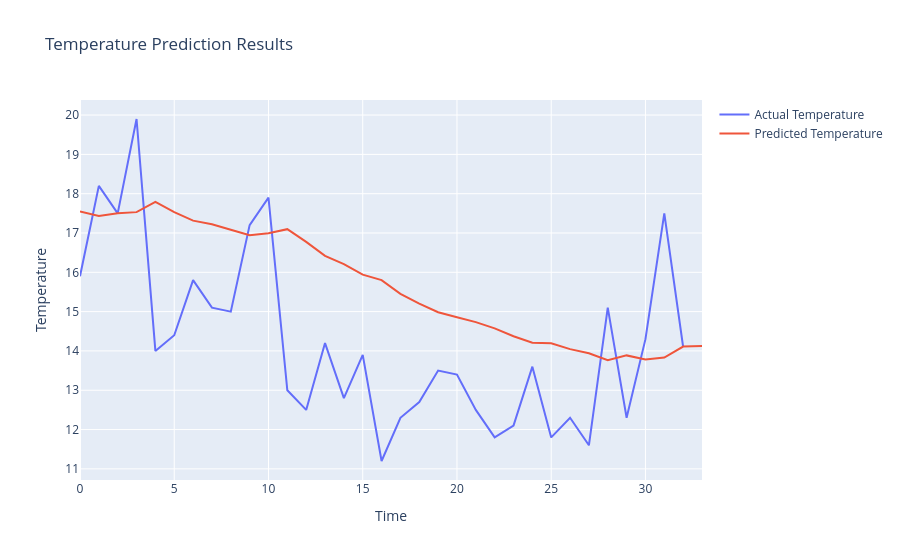

Write notebook code for a chart like this one.
### Markdown cell above
#### 5.4. 결과 시각화 및 분석

학습된 모델로 테스트 데이터에 대한 예측을 수행하고, 실제 값과 예측 값을 함께 그래프로 그려 성능을 확인합니다.

### Code cell
import plotly.graph_objects as go

model.eval() # 평가 모드
with torch.no_grad():
    test_preds = model(X_test_tensor).numpy()

# 스케일링된 예측값을 원래 스케일로 되돌림
unscaled_preds = scaler.inverse_transform(test_preds)
unscaled_actuals = scaler.inverse_transform(y_test)

# 시각화
fig = go.Figure()
fig.add_trace(go.Scatter(y=unscaled_actuals.flatten(), name='Actual Temperature'))
fig.add_trace(go.Scatter(y=unscaled_preds.flatten(), name='Predicted Temperature'))
fig.update_layout(title='Temperature Prediction Results', xaxis_title='Time', yaxis_title='Temperature')
fig.show()

### Figure 1 — Plotly figure (JSON) as saved in the notebook; plotly's stock layout.template omitted (floating-point values rounded to 4 significant figures)
{"data": [{"name": "Actual Temperature", "type": "scatter", "y": [15.9, 18.2, 17.5, 19.9, 14, 14.4, 15.8, 15.1, 15, 17.2, 17.9, 13, 12.5, 14.2, 12.8, 13.9, 11.2, 12.3, 12.7, 13.5, 13.4, 12.5, 11.8, 12.1, 13.6, 11.8, 12.3, 11.6, 15.1, 12.3, 14.3, 17.5, 14.1, null]}, {"name": "Predicted Temperature", "type": "scatter", "y": [17.55, 17.43, 17.5, 17.53, 17.79, 17.53, 17.31, 17.22, 17.08, 16.95, 16.99, 17.1, 16.78, 16.42, 16.21, 15.94, 15.8, 15.45, 15.2, 14.98, 14.86, 14.73, 14.57, 14.37, 14.21, 14.2, 14.05, 13.94, 13.76, 13.89, 13.79, 13.83, 14.11, 14.13]}], "layout": {"title": {"text": "Temperature Prediction Results"}, "xaxis": {"title": {"text": "Time"}}, "yaxis": {"title": {"text": "Temperature"}}}}
